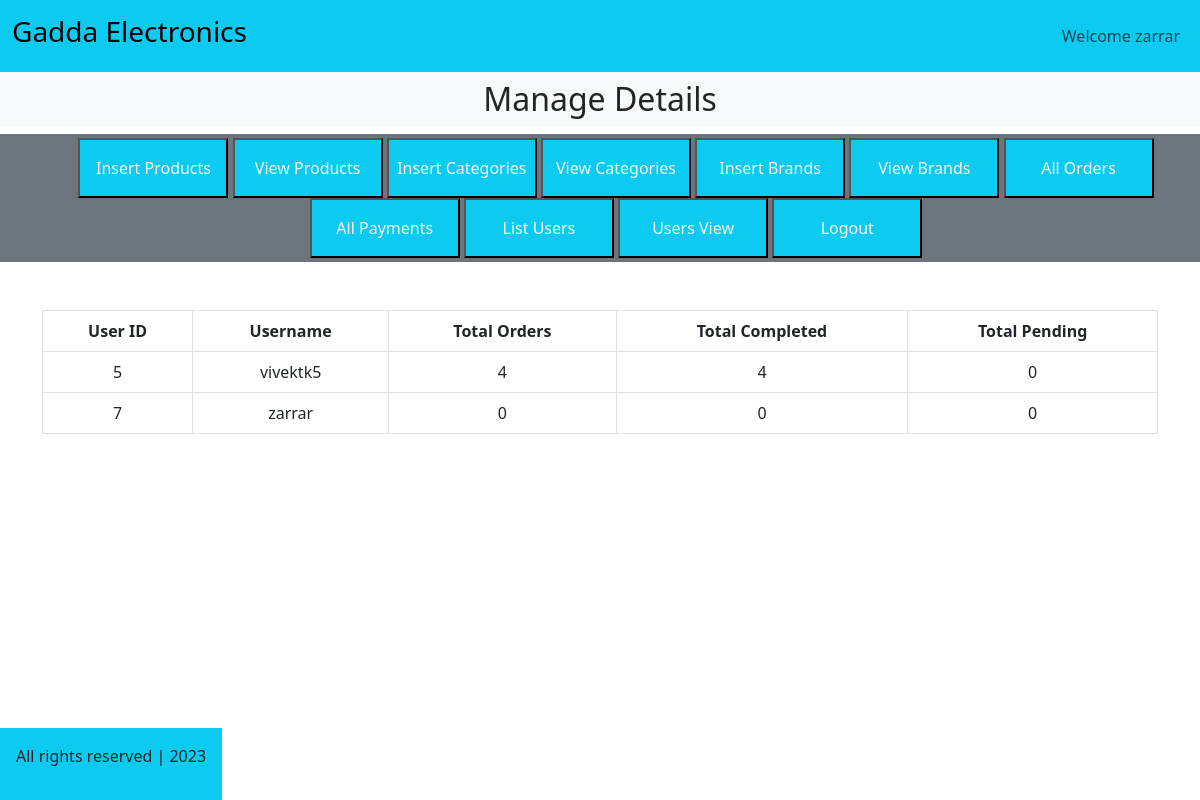
Page /admin/index.php?users_view (signed in) on the committed database.
### tables this page shows
CREATE TABLE `uuser_table` (
  `user_id` int(11) NOT NULL,
  `username` varchar(100) NOT NULL,
  `user_email` varchar(100) NOT NULL,
  `user_password` varchar(255) NOT NULL,
  `user_image` varchar(255) NOT NULL,
  `user_ip` varchar(100) NOT NULL,
  `user_address` varchar(255) NOT NULL,
  `user_phone` varchar(20) NOT NULL
);

### admin/index.php (the view, shortened to what this page needs)
<?php
include("../includes/connect.php");
?>
<!DOCTYPE html>
<html lang="en">
<head>
    <link href="https://cdn.jsdelivr.net/npm/bootstrap@5.3.0-alpha3/dist/css/bootstrap.min.css" rel="stylesheet"
>
    <link rel="stylesheet" href="https://cdnjs.cloudflare.com/ajax/libs/font-awesome/6.3.0/css/all.min.css">
    <link rel="stylesheet" href="../style.css">
</head>
<body>
    <div class="container-fluid p-0">
        <div class="navbar navbar-expand-lg navbar-light bg-info">
            <div class="container-fluid">
                <a class="navbar-brand" href="">
                    <h3>Gadda Electronics</h3>
                </a>
                <nav class="navbar navbar-expand-lg">
                    <ul class="navbar-nav">
                        <?php
                        if (!isset($_SESSION['admin_name'])) {
                            echo "<li class='nav-item'>
                    <a href='' class='nav-link'>Welcome Guest</a>
                </li>";
                        } else {
                            echo "<li class='nav-item'>
                    <a href='' class='nav-link'>Welcome " . $_SESSION['admin_name'] . "</a>
                </li>";
                        }
                        ?>
                    </ul>
                </nav>
            </div>
        </div>
        <div class="bg-light">
            <h2 class="text-center p-2">Manage Details</h2>
        </div>
        <div class="row">
            <div class="col-md-12 bg-secondary p-1 d-flex align-items-center">
                <div class="p-3">
                </div>
                <div class="button text-center">
                    <?php
                    if (!isset($_SESSION['admin_name'])) {
                        echo "
                    <button class='button_design bg-info'><a href='#'
                            class='nav-link text-light  bg-info my-1'>Insert Products</a></button>
                    ";
                    } else {
                        echo "
                    <button class='button_design bg-info'><a href='insert_product.php'
                            class='nav-link text-light  bg-info my-1'>Insert Products</a></button>
                    ";
                    }
                    ?>
                    <button class="button_design bg-info"><a href="index.php?view_products"
                            class="nav-link text-light bg-info my-1">View Products</a></button>
                    <button class="button_design bg-info"><a href="index.php?insert_category"
                            class="nav-link text-light bg-info my-1">Insert Categories</a></button>
                    <button class="button_design bg-info"><a href="index.php?view_categories"
                            class="nav-link text-light bg-info my-1">View Categories</a></button>
                    <button class="button_design bg-info"><a href="index.php?insert_brand"
                            class="nav-link text-light bg-info my-1">Insert Brands</a></button>
                    <button class="button_design bg-info"><a href="index.php?view_brands"
                            class="nav-link text-light bg-info my-1">View Brands</a></button>
                    <button class="button_design bg-info"><a href="index.php?list_orders"
                            class="nav-link text-light bg-info my-1">All Orders</a></button>
                    <button class="button_design bg-info"><a href="index.php?list_payments"
                            class="nav-link text-light bg-info my-1">All Payments</a></button>
                    <button class="button_design bg-info"><a href="index.php?list_users"
                            class="nav-link text-light bg-info my-1">List Users</a></button>
                    <button class="button_design bg-info"><a href="index.php?users_view"
                            class="nav-link text-light bg-info my-1">Users View</a></button>
                    <?php
                    if (!isset($_SESSION['admin_name'])) {
                        echo "
    <button class='button_design bg-info'><a href='admin_login.php' class='nav-link text-light bg-info my-1'>Login</a></button>
    ";
                    } else {
                        echo "
    <button class='button_design bg-info'><a href='admin_logout.php' class='nav-link text-light bg-info my-1'>Logout</a></button>
    ";
                    }
                    ?>
                </div>
            </div>
        </div>
        <div class="container my-5">
            <?php
            if (!isset($_SESSION['admin_name'])) {
                include('login_request.php');
            } else {
                if (isset($_GET['users_view'])) {
$user_view_query = "SELECT * FROM users_detail_view";
$result_user_view_query = mysqli_query($con, $user_view_query);
if (mysqli_num_rows($result_user_view_query) > 0) {
    echo "<table class='table table-bordered mt-5'>
            <tr class='text-center'>
                <th>User ID</th>
                <th>Username</th>
                <th>Total Orders</th>
                <th>Total Completed</th>
                <th>Total Pending</th>
            </tr>";
    while ($row = mysqli_fetch_assoc($result_user_view_query)) {
        echo "<tr class='text-center'>
                <td>{$row['user_id']}</td>
                <td>{$row['username']}</td>
                <td>{$row['total_orders']}</td>
                <td>{$row['total_completed']}</td>
                <td>{$row['total_pending']}</td>
            </tr>";
    }
    echo "</table>";
} else {
    echo "No results found.";
}
                }
            }
            ?>
        </div>
        <div class="bg-info p-3 text-center footer position-fixed">
            <p>All rights reserved | 2023</p>
        </div>
    </div>
</body>
</html>

### style.css (style rules this page uses)
* { margin: 0; padding: 0; box-sizing: border-box; }
.button_design { width: 150px; height: 60px; }
.footer { position: absolute; bottom: 0; }

### rows in the picture
uuser_table: user_id "5", username "vivektk5", total_orders "4", total_completed "4", total_pending "0"
uuser_table: user_id "7", username "zarrar", total_orders "0", total_completed "0", total_pending "0"

### other values in the picture
$_SESSION['admin_name'] "zarrar"
